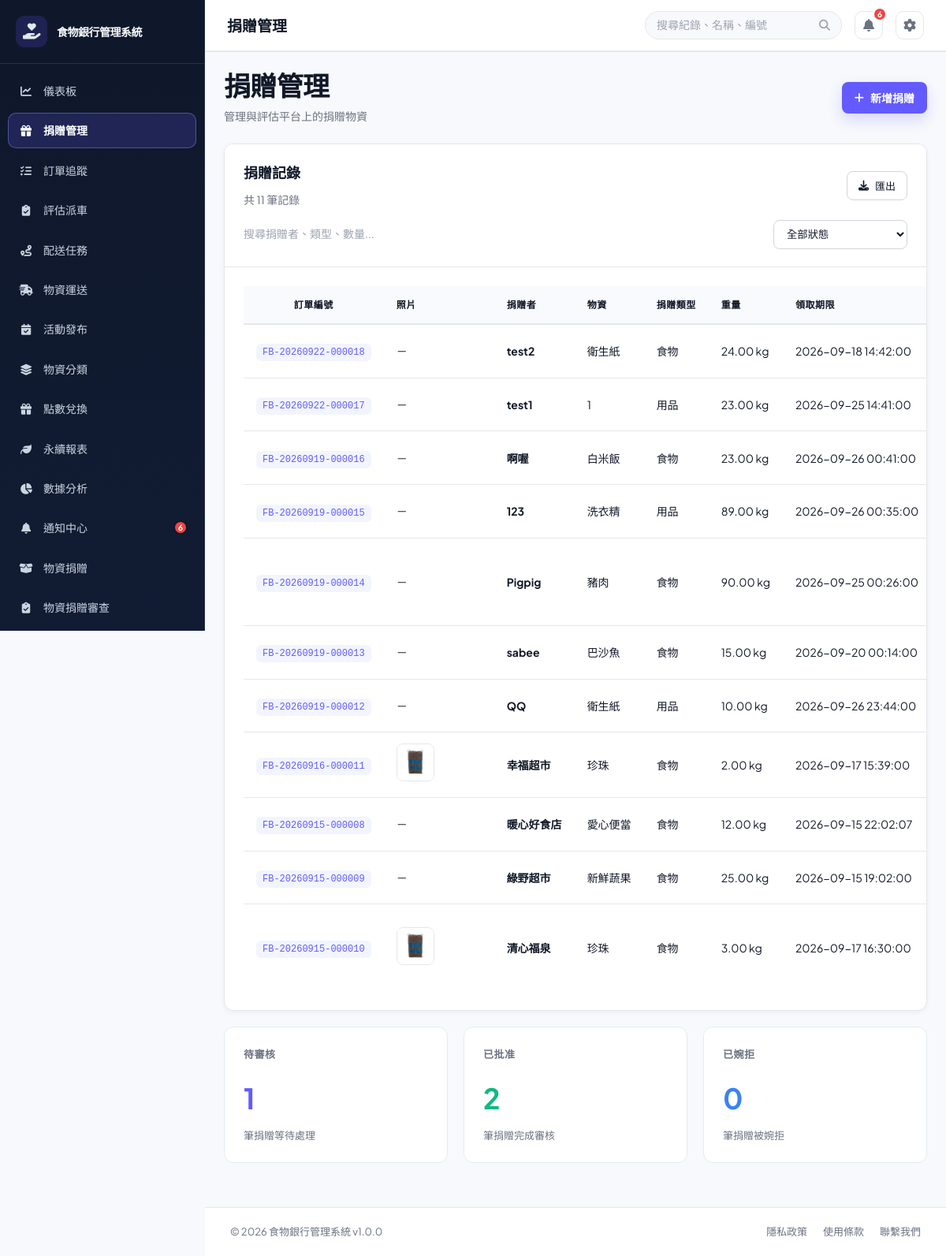
The page /?page=donations (signed in) on the database its author committed.
### tables this page shows
CREATE TABLE `users` (
  `user_id` int(11) NOT NULL,
  `username` varchar(50) NOT NULL,
  `password` varchar(255) NOT NULL,
  `email` varchar(100) NOT NULL,
  `full_name` varchar(100) NOT NULL,
  `phone` varchar(20) DEFAULT NULL,
  `role` enum('admin','foodbank_staff','member','volunteer','donor') NOT NULL DEFAULT 'foodbank_staff',
  `member_type` enum('general','enterprise') NOT NULL DEFAULT 'general',
  `department` varchar(50) DEFAULT NULL,
  `status` enum('active','inactive','suspended') DEFAULT 'active',
  `created_at` timestamp NULL DEFAULT current_timestamp(),
  `updated_at` timestamp NULL DEFAULT current_timestamp() ON UPDATE current_timestamp(),
  `created_by` int(11) DEFAULT NULL,
  `phone_verified` tinyint(1) NOT NULL DEFAULT 0,
  `is_enterprise_verified` tinyint(1) DEFAULT 0,
  `enterprise_name` varchar(150) DEFAULT NULL,
  `enterprise_verified_at` datetime DEFAULT NULL
);

CREATE TABLE `donations` (
  `donation_id` int(11) NOT NULL,
  `order_number` varchar(30) DEFAULT NULL,
  `donor_id` int(11) DEFAULT NULL,
  `donor_name` varchar(100) NOT NULL,
  `donation_type` enum('food','supplies','money','other') NOT NULL,
  `quantity` decimal(10,2) DEFAULT NULL,
  `unit` varchar(20) DEFAULT NULL,
  `donation_date` datetime NOT NULL,
  `received_by` int(11) DEFAULT NULL,
  `status` enum('received','pending','assessed','approved','rejected','published','archived') DEFAULT 'pending',
  `evaluation_status` enum('pending','approved_volunteer','approved_self_delivery','published','rejected') DEFAULT 'pending',
  `delivery_method` enum('volunteer_assist','self_delivery') DEFAULT 'volunteer_assist',
  `approval_notes` text DEFAULT NULL,
  `approved_at` datetime DEFAULT NULL,
  `approved_by` int(11) DEFAULT NULL,
  `rejection_reason` text DEFAULT NULL,
  `rejected_at` datetime DEFAULT NULL,
  `published_at` datetime DEFAULT NULL,
  `current_status` enum('waiting_pickup','volunteer_received','in_transit','at_foodbank','inspection_complete') DEFAULT 'waiting_pickup',
  `status_updated_at` datetime DEFAULT NULL,
  `split_count` int(11) DEFAULT 1,
  `notes` text DEFAULT NULL,
  `created_at` timestamp NULL DEFAULT current_timestamp(),
  `updated_at` timestamp NULL DEFAULT current_timestamp() ON UPDATE current_timestamp(),
  `item_name` varchar(100) DEFAULT NULL,
  `weight_kg` decimal(10,2) DEFAULT NULL,
  `size_description` varchar(100) DEFAULT NULL,
  `expiry_date` date DEFAULT NULL,
  `pickup_deadline` datetime DEFAULT NULL,
  `delivery_option` enum('donor_delivery','volunteer_delivery','food_bank_pickup') DEFAULT 'volunteer_delivery',
  `vehicle_type` enum('car','motorcycle','none') DEFAULT 'none',
  `photo_path` varchar(255) DEFAULT NULL,
  `evaluation_notes` text DEFAULT NULL,
  `seal_code` varchar(30) DEFAULT NULL,
  `need_inspection` tinyint(1) DEFAULT 1,
  `inspection_notes` text DEFAULT NULL,
  `donor_address` varchar(255) DEFAULT NULL,
  `reward_options` text DEFAULT NULL
);

### src/views/donations.php (the view, shortened to what the rows shown need)
<?php
require_once BASE_PATH . '/src/models/DonationModel.php';
$donationModel = new DonationModel();
$currentRole = $currentUser['role'] ?? 'foodbank_staff';
$isDonor = $currentRole === 'donor';
$donations = $isDonor
    ? $donationModel->getAllDonations(null, (int) $currentUser['user_id'])
    : $donationModel->getAllDonations();
?>
<div class="view-header">
    <div>
        <h1 class="view-title"><?php echo $isDonor ? '我的剩食上架' : '捐贈管理'; ?></h1>
    </div>
</div>
<div class="card">
    <div class="card-header">
        <div class="toolbar-row">
            <div>
                <h2>捐贈記錄</h2>
            </div>
        </div>
    </div>
    <div class="card-body donations-table-body">
        <?php if (!empty($donations)): ?>
            <table class="data-table donations-table">
                <thead>
                    <tr>
                        <th>訂單編號</th>
                        <th>照片</th>
                        <th>捐贈者</th>
                        <th>物資</th>
                        <th>捐贈類型</th>
                        <th>重量</th>
                        <th>領取期限</th>
                    </tr>
                </thead>
                <tbody>
                    <?php foreach ($donations as $donation): ?>
                        <?php
                        $donationTypeLabels = [
                            'food' => '食物',
                            'supplies' => '用品',
                            'other' => '其他',
                        ];
                        ?>
                        <tr>
                            <td><code><?php echo htmlspecialchars($donation['order_number'] ?? '待產生'); ?></code></td>
                            <td><?php if (!empty($donation['photo_path'])): ?><a href="<?php echo htmlspecialchars(APP_URL . '/' . $donation['photo_path']); ?>" target="_blank" rel="noopener"><img src="<?php echo htmlspecialchars(APP_URL . '/' . $donation['photo_path']); ?>" alt="包裝前合照" class="donation-thumb"></a><?php else: ?>－<?php endif; ?></td>
                            <td><strong><?php echo htmlspecialchars($donation['donor_name']); ?></strong></td>
                            <td><?php echo htmlspecialchars($donation['item_name'] ?? '-'); ?></td>
                            <td><?php echo htmlspecialchars($donationTypeLabels[$donation['donation_type']] ?? $donation['donation_type']); ?></td>
                            <td><?php echo $donation['weight_kg'] !== null ? htmlspecialchars($donation['weight_kg']) . ' kg' : '-'; ?></td>
                            <td><?php echo !empty($donation['pickup_deadline']) ? htmlspecialchars($donation['pickup_deadline']) : '-'; ?></td>
                        </tr>
                    <?php endforeach; ?>
                </tbody>
            </table>
        <?php endif; ?>
    </div>
</div>

### public/index.php (shortened to what the rows shown need)
<?php
require_once BASE_PATH . '/config/database.php';
$connection = $db->getConnection();
$connection->query("UPDATE users SET member_type = CASE WHEN role = 'donor' THEN 'enterprise' ELSE 'general' END WHERE role IN ('donor', 'volunteer')");
$connection->query("UPDATE users SET enterprise_name = COALESCE(NULLIF(enterprise_name, ''), full_name) WHERE role = 'donor'");
$connection->query("UPDATE users SET role = 'member' WHERE role IN ('volunteer', 'donor')");
$connection->query(
    "UPDATE users SET role = 'admin', full_name = '忠信食物銀行' WHERE username IN ('admin', 'manager')"
);
$demoPasswordHashes = [
    'manager' => '866485796cfa8d7c0cf7111640205b83076433547577511d81f8030ae99ecea5',
    'staff' => '10176e7b7b24d317acfcf8d2064cfd2f24e154f7b5a96603077d5ef813d6a6b6',
];
foreach ($demoPasswordHashes as $demoUsername => $demoPasswordHash) {
    $demoUsernameEscaped = $connection->real_escape_string($demoUsername);
    $connection->query(
        "UPDATE users SET password = '{$demoPasswordHash}' WHERE username = '{$demoUsernameEscaped}' AND CHAR_LENGTH(password) <> 60 AND CHAR_LENGTH(password) <> 64"
    );
}
$connection->query(
    "UPDATE users SET full_name = CASE username
        WHEN 'official' THEN '食物銀行官方人員'
        WHEN 'manager' THEN '忠信食物銀行'
        WHEN 'staff' THEN '食物銀行官方人員'
        WHEN 'volunteer' THEN '平台志工／外送員'
        WHEN 'donor' THEN '捐贈剩食店家'
        ELSE full_name
    END
    WHERE username IN ('official', 'manager', 'staff', 'volunteer', 'donor')
      AND (full_name LIKE '%?%' OR full_name = '')"
);
if (!empty($_SESSION['user']['username'])) {
    $sessionUsername = $connection->real_escape_string($_SESSION['user']['username']);
    $sessionUserResult = $connection->query("SELECT user_id, username, full_name, role, member_type, enterprise_name, status, email, phone, phone_verified FROM users WHERE username = '{$sessionUsername}' LIMIT 1");
}
$currentUser = $_SESSION['user'];
$role = $currentUser['role'];
$page = isset($_GET['page']) ? trim($_GET['page']) : 'dashboard';
$page = basename($page);
$menu_items = [
    'dashboard' => ['label' => '儀表板', 'icon' => 'fa-solid fa-chart-line'],
    'donations' => ['label' => '捐贈管理', 'icon' => 'fa-solid fa-gift'],
    'order_tracking' => ['label' => '訂單追蹤', 'icon' => 'fa-solid fa-list-check'],
    'donations_evaluation' => ['label' => '評估派車', 'icon' => 'fa-solid fa-clipboard-check'],
    'deliveries' => ['label' => '配送任務', 'icon' => 'fa-solid fa-route'],
    'material_transport' => ['label' => '物資運送', 'icon' => 'fa-solid fa-truck-fast'],
    'activities' => ['label' => $role === 'member' ? '活動報名' : '活動發布', 'icon' => 'fa-solid fa-calendar-check'],
    'item_categories' => ['label' => '物資分類', 'icon' => 'fa-solid fa-layer-group'],
    'rewards' => ['label' => '點數兌換', 'icon' => 'fa-solid fa-gift'],
    'carbon_report' => ['label' => '永續報表', 'icon' => 'fa-solid fa-leaf'],
    'reports' => ['label' => '數據分析', 'icon' => 'fa-solid fa-chart-pie'],
    'notifications' => ['label' => '通知中心', 'icon' => 'fa-solid fa-bell'],
    'donation_materials' => ['label' => '物資捐贈', 'icon' => 'fa-solid fa-box-open'],
    'donation_materials_review' => ['label' => '物資捐贈審查', 'icon' => 'fa-solid fa-clipboard-check'],
    'settings' => ['label' => '設置', 'icon' => 'fa-solid fa-gear'],
    'users' => ['label' => '帳號審核', 'icon' => 'fa-solid fa-user-check'],
    'volunteer_management' => ['label' => '一般會員管理', 'icon' => 'fa-solid fa-people-group'],
];
?>
<!DOCTYPE html>
<html lang="zh-TW">
<head>
    <link href="https://cdnjs.cloudflare.com/ajax/libs/font-awesome/6.4.0/css/all.min.css" rel="stylesheet">
    <link rel="stylesheet" href="assets/css/style.css?v=<?php echo filemtime(__DIR__ . '/assets/css/style.css'); ?>">
</head>
<body>
    <div class="app-wrapper">
        <aside class="sidebar">
            <nav class="sidebar-nav">
                <?php foreach ($menu_items as $key => $item):
                    $is_active = ($page === $key) ? 'active' : '';
                    $icon = $item['icon'];
                    $label = ($key === 'reports' && $role === 'member') ? '榮譽榜' : $item['label'];
                    ?>
                    <a href="?page=<?php echo $key; ?>" class="nav-item <?php echo $is_active; ?>" title="<?php echo $label; ?>">
                        <span class="nav-icon"><i class="<?php echo $icon; ?>"></i></span>
                        <span class="nav-label"><?php echo $label; ?></span>
                    </a>
                <?php endforeach; ?>
            </nav>
        </aside>
        <div class="main-container">
            <header class="topbar">
                <div class="topbar-left">
                    <div class="breadcrumb">
                        <span class="page-title" id="pageTitle">
                            <?php echo $menu_items[$page]['label'] ?? '頁面'; ?>
                        </span>
                    </div>
                </div>
            </header>
            <main class="page-content">
                <div class="content-shell">
                    <?php
                    $view_file = BASE_PATH . '/src/views/' . $page . '.php';
                    if (file_exists($view_file)) {
                        include $view_file;
                    }
                    ?>
                </div>
            </main>
        </div>
    </div>
</body>
</html>

### rows shown on the page
users: role "數據分析", role "捐贈管理"
donations: order_number "FB-20260922-000018", donor_name "test2", item_name "衛生紙", donation_type "食物", weight_kg "24.00", pickup_deadline "2026-09-18 14:42:00"
donations: order_number "FB-20260922-000017", donor_name "test1", item_name "1", donation_type "用品", weight_kg "23.00", pickup_deadline "2026-09-25 14:41:00"
donations: order_number "FB-20260919-000016", donor_name "啊喔", item_name "白米飯", donation_type "食物", weight_kg "23.00", pickup_deadline "2026-09-26 00:41:00"
donations: order_number "FB-20260919-000015", donor_name "123", item_name "洗衣精", donation_type "用品", weight_kg "89.00", pickup_deadline "2026-09-26 00:35:00"
donations: order_number "FB-20260919-000014", donor_name "Pigpig", item_name "豬肉", donation_type "食物", weight_kg "90.00", pickup_deadline "2026-09-25 00:26:00"
donations: order_number "FB-20260919-000013", donor_name "sabee", item_name "巴沙魚", donation_type "食物", weight_kg "15.00", pickup_deadline "2026-09-20 00:14:00"
donations: order_number "FB-20260919-000012", donor_name "QQ", item_name "衛生紙", donation_type "用品", weight_kg "10.00", pickup_deadline "2026-09-26 23:44:00"
donations: order_number "FB-20260916-000011", photo_path (picture), donor_name "幸福超市", item_name "珍珠", donation_type "食物", weight_kg "2.00", pickup_deadline "2026-09-17 15:39:00"
donations: order_number "FB-20260915-000008", donor_name "暖心好食店", item_name "愛心便當", donation_type "食物", weight_kg "12.00", pickup_deadline "2026-09-15 22:02:07"
donations: order_number "FB-20260915-000009", donor_name "綠野超市", item_name "新鮮蔬果", donation_type "食物", weight_kg "25.00", pickup_deadline "2026-09-15 19:02:00"
donations: order_number "FB-20260915-000010", photo_path (picture), donor_name "清心福泉", item_name "珍珠", donation_type "食物", weight_kg "3.00", pickup_deadline "2026-09-17 16:30:00"

### other values the page prints
APP_NAME "食物銀行管理系統"
$label "儀表板"
$label "捐贈管理"
$label "訂單追蹤"
$label "評估派車"
$label "配送任務"
$label "物資運送"
$label "活動發布"
$label "物資分類"
$label "點數兌換"
$label "永續報表"
$label "通知中心"
$unreadNotificationCount "6"
$label "物資捐贈"
$label "物資捐贈審查"
